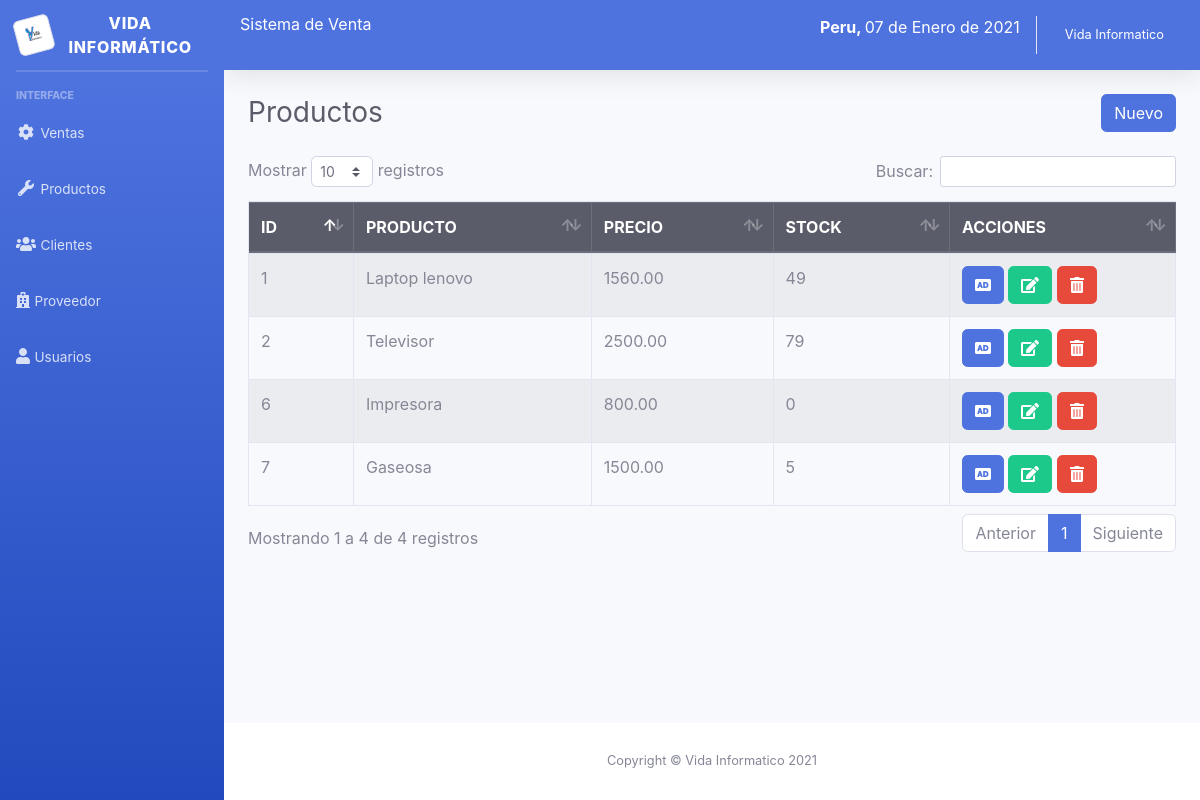
/sistema/lista_productos.php (signed in), run on the app's committed database.
### tables this page shows
CREATE TABLE `producto` (
  `codproducto` int(11) NOT NULL,
  `descripcion` varchar(200) NOT NULL,
  `proveedor` int(11) NOT NULL,
  `precio` decimal(10,2) NOT NULL,
  `existencia` int(11) NOT NULL,
  `usuario_id` int(11) NOT NULL
);

### sistema/includes/functions.php (called while the page is built, shortened)
<?php
	function fechaPeru(){
		$mes = array("","Enero",
					  "Febrero",
					  "Marzo",
					  "Abril",
					  "Mayo",
					  "Junio",
					  "Julio",
					  "Agosto",
					  "Septiembre",
					  "Octubre",
					  "Noviembre",
					  "Diciembre");
		return date('d')." de ". $mes[date('n')] . " de " . date('Y');
	}
 ?>

### sistema/lista_productos.php (the view)
<?php include_once "includes/header.php"; ?>
<div class="container-fluid">
	<div class="d-sm-flex align-items-center justify-content-between mb-4">
		<h1 class="h3 mb-0 text-gray-800">Productos</h1>
		<a href="registro_producto.php" class="btn btn-primary">Nuevo</a>
	</div>
	<div class="row">
		<div class="col-lg-12">
			<div class="table-responsive">
				<table class="table table-striped table-bordered" id="table">
					<thead class="thead-dark">
						<tr>
							<th>ID</th>
							<th>PRODUCTO</th>
							<th>PRECIO</th>
							<th>STOCK</th>
							<?php if ($_SESSION['rol'] == 1) { ?>
							<th>ACCIONES</th>
							<?php } ?>
						</tr>
					</thead>
					<tbody>
						<?php
						include "../conexion.php";
						$query = mysqli_query($conexion, "SELECT * FROM producto");
						$result = mysqli_num_rows($query);
						if ($result > 0) {
							while ($data = mysqli_fetch_assoc($query)) { ?>
								<tr>
									<td><?php echo $data['codproducto']; ?></td>
									<td><?php echo $data['descripcion']; ?></td>
									<td><?php echo $data['precio']; ?></td>
									<td><?php echo $data['existencia']; ?></td>
										<?php if ($_SESSION['rol'] == 1) { ?>
									<td>
										<a href="agregar_producto.php?id=<?php echo $data['codproducto']; ?>" class="btn btn-primary"><i class='fas fa-audio-description'></i></a>
										<a href="editar_producto.php?id=<?php echo $data['codproducto']; ?>" class="btn btn-success"><i class='fas fa-edit'></i></a>
										<form action="eliminar_producto.php?id=<?php echo $data['codproducto']; ?>" method="post" class="confirmar d-inline">
											<button class="btn btn-danger" type="submit"><i class='fas fa-trash-alt'></i> </button>
										</form>
									</td>
										<?php } ?>
								</tr>
						<?php }
						} ?>
					</tbody>
				</table>
			</div>
		</div>
	</div>
</div>
</div>
<?php include_once "includes/footer.php"; ?>

### sistema/includes/header.php (shortened to what this page needs)
<?php
include "includes/functions.php";
?>
<!DOCTYPE html>
<html lang="en">
<head>
	<link href="css/sb-admin-2.min.css" rel="stylesheet">
	<link rel="stylesheet" href="css/dataTables.bootstrap4.min.css">
</head>
<body id="page-top">
	<div id="wrapper">
		<?php include_once "includes/menu.php"; ?>
		<div id="content-wrapper" class="d-flex flex-column">
			<div id="content">
				<nav class="navbar navbar-expand navbar-light bg-primary text-white topbar mb-4 static-top shadow">
					<div class="input-group">
						<h6>Sistema de Venta</h6>
						<p class="ml-auto"><strong>Peru, </strong><?php echo fechaPeru(); ?></p>
					</div>
					<ul class="navbar-nav ml-auto">
						<li class="nav-item dropdown no-arrow">
							<a class="nav-link dropdown-toggle" href="#" id="userDropdown" role="button" data-toggle="dropdown" aria-haspopup="true" aria-expanded="false">
								<span class="mr-2 d-none d-lg-inline small text-white"><?php echo $_SESSION['nombre']; ?></span>
							</a>
						</li>
					</ul>
				</nav>

### sistema/includes/menu.php (shortened to what this page needs)
<ul class="navbar-nav bg-gradient-primary sidebar sidebar-dark accordion" id="accordionSidebar">
	<a class="sidebar-brand d-flex align-items-center justify-content-center" href="index.php">
		<div class="sidebar-brand-icon rotate-n-15">
			<img src="img/logo.jpg" class="img-thumbnail">
		</div>
		<div class="sidebar-brand-text mx-3">Vida Informático</div>
	</a>
	<hr class="sidebar-divider my-0">
	<hr class="sidebar-divider">
	<div class="sidebar-heading">
		Interface
	</div>
	<li class="nav-item">
		<a class="nav-link collapsed" href="#" data-toggle="collapse" data-target="#collapseTwo" aria-expanded="true" aria-controls="collapseTwo">
			<i class="fas fa-fw fa-cog"></i>
			<span>Ventas</span>
		</a>
	</li>
	<li class="nav-item">
		<a class="nav-link collapsed" href="#" data-toggle="collapse" data-target="#collapseUtilities" aria-expanded="true" aria-controls="collapseUtilities">
			<i class="fas fa-fw fa-wrench"></i>
			<span>Productos</span>
		</a>
	</li>
	<li class="nav-item">
		<a class="nav-link collapsed" href="#" data-toggle="collapse" data-target="#collapseClientes" aria-expanded="true" aria-controls="collapseUtilities">
			<i class="fas fa-users"></i>
			<span>Clientes</span>
		</a>
	</li>
	<li class="nav-item">
		<a class="nav-link collapsed" href="#" data-toggle="collapse" data-target="#collapseProveedor" aria-expanded="true" aria-controls="collapseUtilities">
			<i class="fas fa-hospital"></i>
			<span>Proveedor</span>
		</a>
	</li>
	<?php if ($_SESSION['rol'] == 1) { ?>
		<li class="nav-item">
			<a class="nav-link collapsed" href="#" data-toggle="collapse" data-target="#collapseUsuarios" aria-expanded="true" aria-controls="collapseUtilities">
				<i class="fas fa-user"></i>
				<span>Usuarios</span>
			</a>
		</li>
	<?php } ?>
</ul>

### sistema/includes/footer.php (shortened to what this page needs)
<footer class="sticky-footer bg-white">
  <div class="container my-auto">
    <div class="copyright text-center my-auto">
      <span>Copyright &copy; Vida Informatico <?php echo date("Y"); ?></span>
    </div>
  </div>
</footer>
</div>
</div>
</body>
</html>

### data on the page
producto: codproducto "1", descripcion "Laptop lenovo", precio "1560.00", existencia "49"
producto: codproducto "2", descripcion "Televisor", precio "2500.00", existencia "79"
producto: codproducto "6", descripcion "Impresora", precio "800.00", existencia "0"
producto: codproducto "7", descripcion "Gaseosa", precio "1500.00", existencia "5"

### other printed values
fechaPeru() "07 de Enero de 2021"
$_SESSION['nombre'] "Vida Informatico"
